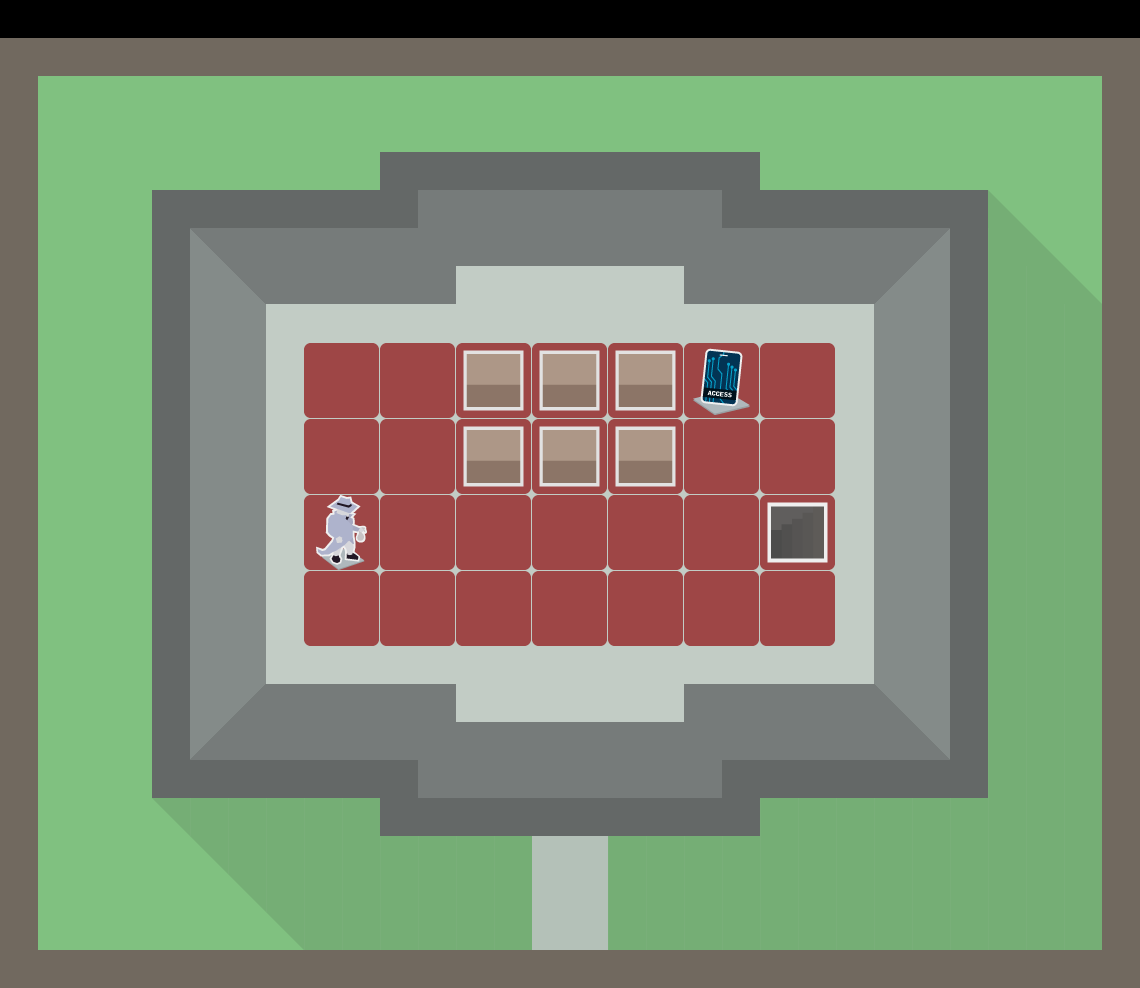

Below is a game level as drawn by its tile map, then a one-line description and the .tmx file that defines it, in full:
An orthogonal 30x26 tile map with 38x38 px tiles, 3 tile layers (Background, Ground, Foreground), 2 tilesets.

<map version="1.2" tiledversion="1.2.4" orientation="orthogonal" renderorder="right-down" width="30" height="26" tilewidth="38" tileheight="38" infinite="0" nextlayerid="4" nextobjectid="17">
 <tileset firstgid="1" name="tiles" tilewidth="75" tileheight="75" tilecount="12" columns="4">
  <image source="tiles.png" width="300" height="225" />
 </tileset>
 <tileset firstgid="13" name="hq" tilewidth="38" tileheight="38" tilecount="100" columns="10">
  <image source="tilesets/hq.png" width="380" height="380" />
 </tileset>
 <layer id="1" name="Background" width="30" height="26">
  <data encoding="csv">
0,0,0,0,0,0,0,0,0,0,0,0,0,0,0,0,0,0,0,0,0,0,0,0,0,0,0,0,0,0,
13,13,13,13,13,13,13,13,13,13,13,13,13,13,13,13,13,13,13,13,13,13,13,13,13,13,13,13,13,13,
13,24,24,24,24,24,24,24,24,24,24,24,24,24,24,24,24,24,24,24,24,24,24,24,24,24,24,24,24,13,
13,24,24,24,24,24,24,24,24,24,24,24,24,24,24,24,24,24,24,24,24,24,24,24,24,24,24,24,24,13,
13,24,24,24,24,24,24,24,24,24,35,35,35,35,35,35,35,35,35,35,24,24,24,24,24,24,24,24,24,13,
13,24,24,24,35,35,35,35,35,35,35,47,47,47,47,47,47,47,47,35,35,35,35,35,35,35,41,24,24,13,
13,24,24,24,35,46,47,47,47,47,47,47,47,47,47,47,47,47,47,47,47,47,47,47,49,35,99,41,24,13,
13,24,24,24,35,56,46,47,47,47,47,47,57,57,57,57,57,57,47,47,47,47,47,49,56,35,99,99,41,13,
13,24,24,24,35,56,56,57,57,57,57,57,57,57,57,57,57,57,57,57,57,57,57,56,56,35,99,99,99,13,
13,24,24,24,35,56,56,57,57,57,57,57,57,57,57,57,57,57,57,57,57,57,57,56,56,35,99,99,99,13,
13,24,24,24,35,56,56,57,57,57,57,57,57,57,57,57,57,57,57,57,57,57,57,56,56,35,99,99,99,13,
13,24,24,24,35,56,56,57,57,57,57,57,57,57,57,57,57,57,57,57,57,57,57,56,56,35,99,99,99,13,
13,24,24,24,35,56,56,57,57,57,57,57,57,57,57,57,57,57,57,57,57,57,57,56,56,35,99,99,99,13,
13,24,24,24,35,56,56,57,57,57,57,57,57,57,57,57,57,57,57,57,57,57,57,56,56,35,99,99,99,13,
13,24,24,24,35,56,56,57,57,57,57,57,57,57,57,57,57,57,57,57,57,57,57,56,56,35,99,99,99,13,
13,24,24,24,35,56,56,57,57,57,57,57,57,57,57,57,57,57,57,57,57,57,57,56,56,35,99,99,99,13,
13,24,24,24,35,56,56,57,57,57,57,57,57,57,57,57,57,57,57,57,57,57,57,56,56,35,99,99,99,13,
13,24,24,24,35,56,56,57,57,57,57,57,57,57,57,57,57,57,57,57,57,57,57,56,56,35,99,99,99,13,
13,24,24,24,35,56,76,47,47,47,47,47,57,57,57,57,57,57,47,47,47,47,47,79,56,35,99,99,99,13,
13,24,24,24,35,76,47,47,47,47,47,47,47,47,47,47,47,47,47,47,47,47,47,47,79,35,99,99,99,13,
13,24,24,24,35,35,35,35,35,35,35,47,47,47,47,47,47,47,47,35,35,35,35,35,35,35,99,99,99,13,
13,24,24,24,95,99,99,99,99,99,35,35,35,35,35,35,35,35,35,35,99,99,99,99,99,99,99,99,99,13,
13,24,24,24,24,95,99,99,99,99,99,99,99,99,97,97,99,99,99,99,99,99,99,99,99,99,99,99,99,13,
13,24,24,24,24,24,95,99,99,99,99,99,99,99,97,97,99,99,99,99,99,99,99,99,99,99,99,99,99,13,
13,24,24,24,24,24,24,95,99,99,99,99,99,99,97,97,99,99,99,99,99,99,99,99,99,99,99,99,99,13,
13,13,13,13,13,13,13,13,13,13,13,13,13,13,13,13,13,13,13,13,13,13,13,13,13,13,13,13,13,13
</data>
 </layer>
 <layer id="2" name="Ground" width="30" height="26">
  <data encoding="csv">
0,0,0,0,0,0,0,0,0,0,0,0,0,0,0,0,0,0,0,0,0,0,0,0,0,0,0,0,0,0,
0,0,0,0,0,0,0,0,0,0,0,0,0,0,0,0,0,0,0,0,0,0,0,0,0,0,0,0,0,0,
0,0,0,0,0,0,0,0,0,0,0,0,0,0,0,0,0,0,0,0,0,0,0,0,0,0,0,0,0,0,
0,0,0,0,0,0,0,0,0,0,0,0,0,0,0,0,0,0,0,0,0,0,0,0,0,0,0,0,0,0,
0,0,0,0,0,0,0,0,0,0,0,0,0,0,0,0,0,0,0,0,0,0,0,0,0,0,0,0,0,0,
0,0,0,0,0,0,0,0,0,0,0,0,0,0,0,0,0,0,0,0,0,0,0,0,0,0,0,0,0,0,
0,0,0,0,0,0,0,0,0,0,0,0,0,0,0,0,0,0,0,0,0,0,0,0,0,0,0,0,0,0,
0,0,0,0,0,0,0,0,0,0,0,0,0,0,0,0,0,0,0,0,0,0,0,0,0,0,0,0,0,0,
0,0,0,0,0,0,0,0,0,0,0,0,0,0,0,0,0,0,0,0,0,0,0,0,0,0,0,0,0,0,
0,0,0,0,0,0,0,0,0,0,0,0,0,0,0,0,0,0,0,0,0,0,0,0,0,0,0,0,0,0,
0,0,0,0,0,0,0,0,6,0,6,0,6,0,6,0,6,0,6,0,6,0,0,0,0,0,0,0,0,0,
0,0,0,0,0,0,0,0,0,0,0,0,0,0,0,0,0,0,0,0,0,0,0,0,0,0,0,0,0,0,
0,0,0,0,0,0,0,0,6,0,6,0,6,0,6,0,6,0,6,0,6,0,0,0,0,0,0,0,0,0,
0,0,0,0,0,0,0,0,0,0,0,0,0,0,0,0,0,0,0,0,0,0,0,0,0,0,0,0,0,0,
0,0,0,0,0,0,0,0,6,0,6,0,6,0,6,0,6,0,6,0,6,0,0,0,0,0,0,0,0,0,
0,0,0,0,0,0,0,0,0,0,0,0,0,0,0,0,0,0,0,0,0,0,0,0,0,0,0,0,0,0,
0,0,0,0,0,0,0,0,6,0,6,0,6,0,6,0,6,0,6,0,6,0,0,0,0,0,0,0,0,0,
0,0,0,0,0,0,0,0,0,0,0,0,0,0,0,0,0,0,0,0,0,0,0,0,0,0,0,0,0,0,
0,0,0,0,0,0,0,0,0,0,0,0,0,0,0,0,0,0,0,0,0,0,0,0,0,0,0,0,0,0,
0,0,0,0,0,0,0,0,0,0,0,0,0,0,0,0,0,0,0,0,0,0,0,0,0,0,0,0,0,0,
0,0,0,0,0,0,0,0,0,0,0,0,0,0,0,0,0,0,0,0,0,0,0,0,0,0,0,0,0,0,
0,0,0,0,0,0,0,0,0,0,0,0,0,0,0,0,0,0,0,0,0,0,0,0,0,0,0,0,0,0,
0,0,0,0,0,0,0,0,0,0,0,0,0,0,0,0,0,0,0,0,0,0,0,0,0,0,0,0,0,0,
0,0,0,0,0,0,0,0,0,0,0,0,0,0,0,0,0,0,0,0,0,0,0,0,0,0,0,0,0,0,
0,0,0,0,0,0,0,0,0,0,0,0,0,0,0,0,0,0,0,0,0,0,0,0,0,0,0,0,0,0,
0,0,0,0,0,0,0,0,0,0,0,0,0,0,0,0,0,0,0,0,0,0,0,0,0,0,0,0,0,0
</data>
 </layer>
 <layer id="3" name="Foreground" width="30" height="26">
  <data encoding="csv">
0,0,0,0,0,0,0,0,0,0,0,0,0,0,0,0,0,0,0,0,0,0,0,0,0,0,0,0,0,0,
0,0,0,0,0,0,0,0,0,0,0,0,0,0,0,0,0,0,0,0,0,0,0,0,0,0,0,0,0,0,
0,0,0,0,0,0,0,0,0,0,0,0,0,0,0,0,0,0,0,0,0,0,0,0,0,0,0,0,0,0,
0,0,0,0,0,0,0,0,0,0,0,0,0,0,0,0,0,0,0,0,0,0,0,0,0,0,0,0,0,0,
0,0,0,0,0,0,0,0,0,0,0,0,0,0,0,0,0,0,0,0,0,0,0,0,0,0,0,0,0,0,
0,0,0,0,0,0,0,0,0,0,0,0,0,0,0,0,0,0,0,0,0,0,0,0,0,0,0,0,0,0,
0,0,0,0,0,0,0,0,0,0,0,0,0,0,0,0,0,0,0,0,0,0,0,0,0,0,0,0,0,0,
0,0,0,0,0,0,0,0,0,0,0,0,0,0,0,0,0,0,0,0,0,0,0,0,0,0,0,0,0,0,
0,0,0,0,0,0,0,0,0,0,0,0,0,0,0,0,0,0,0,0,0,0,0,0,0,0,0,0,0,0,
0,0,0,0,0,0,0,0,0,0,0,0,0,0,0,0,0,0,0,0,0,0,0,0,0,0,0,0,0,0,
0,0,0,0,0,0,0,0,0,0,0,0,1,0,1,0,1,0,10,0,0,0,0,0,0,0,0,0,0,0,
0,0,0,0,0,0,0,0,0,0,0,0,0,0,0,0,0,0,0,0,0,0,0,0,0,0,0,0,0,0,
0,0,0,0,0,0,0,0,0,0,0,0,1,0,1,0,1,0,0,0,0,0,0,0,0,0,0,0,0,0,
0,0,0,0,0,0,0,0,0,0,0,0,0,0,0,0,0,0,0,0,0,0,0,0,0,0,0,0,0,0,
0,0,0,0,0,0,0,0,8,0,0,0,0,0,0,0,0,0,0,0,2,0,0,0,0,0,0,0,0,0,
0,0,0,0,0,0,0,0,0,0,0,0,0,0,0,0,0,0,0,0,0,0,0,0,0,0,0,0,0,0,
0,0,0,0,0,0,0,0,0,0,0,0,0,0,0,0,0,0,0,0,0,0,0,0,0,0,0,0,0,0,
0,0,0,0,0,0,0,0,0,0,0,0,0,0,0,0,0,0,0,0,0,0,0,0,0,0,0,0,0,0,
0,0,0,0,0,0,0,0,0,0,0,0,0,0,0,0,0,0,0,0,0,0,0,0,0,0,0,0,0,0,
0,0,0,0,0,0,0,0,0,0,0,0,0,0,0,0,0,0,0,0,0,0,0,0,0,0,0,0,0,0,
0,0,0,0,0,0,0,0,0,0,0,0,0,0,0,0,0,0,0,0,0,0,0,0,0,0,0,0,0,0,
0,0,0,0,0,0,0,0,0,0,0,0,0,0,0,0,0,0,0,0,0,0,0,0,0,0,0,0,0,0,
0,0,0,0,0,0,0,0,0,0,0,0,0,0,0,0,0,0,0,0,0,0,0,0,0,0,0,0,0,0,
0,0,0,0,0,0,0,0,0,0,0,0,0,0,0,0,0,0,0,0,0,0,0,0,0,0,0,0,0,0,
0,0,0,0,0,0,0,0,0,0,0,0,0,0,0,0,0,0,0,0,0,0,0,0,0,0,0,0,0,0,
0,0,0,0,0,0,0,0,0,0,0,0,0,0,0,0,0,0,0,0,0,0,0,0,0,0,0,0,0,0
</data>
 </layer>
</map>
